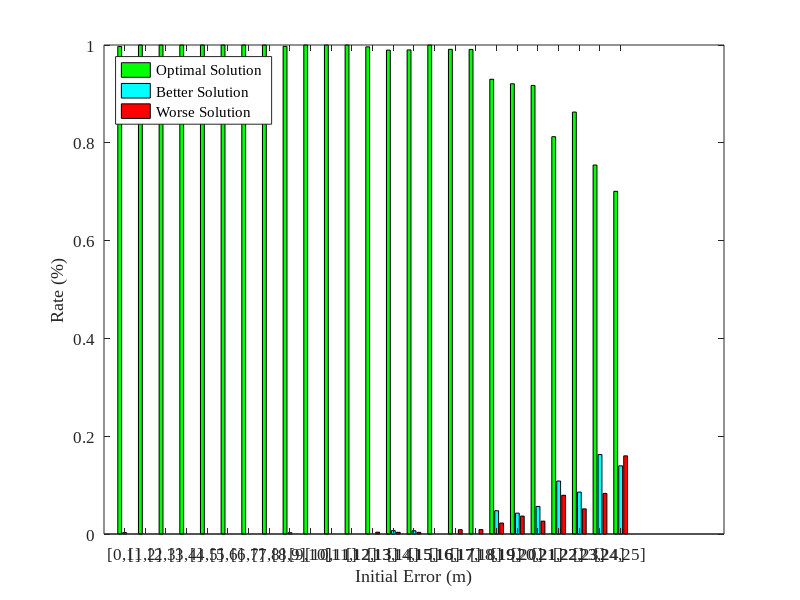

Recreate this plot in MATLAB. (Note: this script raises an error after producing the figure.)
load results_noiseless_300
sum = succ_sum + fail_sum + bett_sum;
succ_rate = succ_sum./sum;
fail_rate = fail_sum./sum;
bett_rate = bett_sum./sum;
Y=[succ_rate',bett_rate',fail_rate'];
X=1:length(succ_rate);
h=bar(X,Y);
set(h(1),'FaceColor',[0,1,0])
set(h(2),'FaceColor',[0,1,1])
set(h(3),'FaceColor',[1,0,0])
ylim([0,1]);
ylabel('Rate (%)');
xlabel('Initial Error (m)');
legend('Optimal Solution','Better Solution','Worse Solution', 'FontSize',8,'FontName','Times New Roman', 'Location', 'northwest');
set(gca,'xtick',1:25);
set(gca,'XTickLabel',{'[0,1]','[1,2]','[2,3]','[3,4]','[4,5]','[5,6]','[6,7]','[7,8]','[8,9]','[9,10]','[10,11]','[11,12]','[12,13]','[13,14]','[14,15]','[15,16]','[16,17]','[17,18]','[18,19]','[19,20]','[20,21]','[21,22]','[22,23]','[23,24]','[24,25]'},'FontSize',12,'FontName','Times New Roman'); 
Y_1=roundn(Y,-2);
for i = 1:length(X)
    text(X(i)-0.25,Y_1(i,1),num2str(Y_1(i,1)),'HorizontalAlignment','center','VerticalAlignment','bottom','FontSize',8,'FontName','Times New Roman');
    text(X(i),Y_1(i,2),num2str(Y_1(i,2)),'HorizontalAlignment','center','VerticalAlignment','bottom','FontSize',8,'FontName','Times New Roman');
    text(X(i)+0.25,Y_1(i,3),num2str(Y_1(i,3)),'HorizontalAlignment','center','VerticalAlignment','bottom','FontSize',8,'FontName','Times New Roman');
end
set(gcf,'PaperType','a2');
saveas(gcf,sprintf('results.pdf'),'pdf'); 